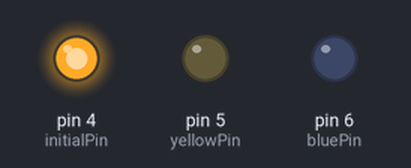
Simulated run of this sketch. Board: Arduino Uno, built with avr-gcc and run on an emulated ATmega328P. Shown: output pins drawn as LEDs (lit = HIGH).

Above: at 0.1 s.
At 1.1 s:
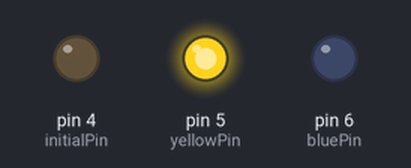
At 2.1 s:
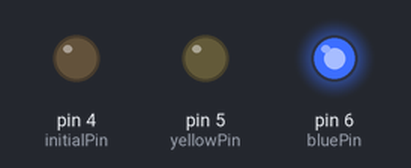
At 3.1 s:
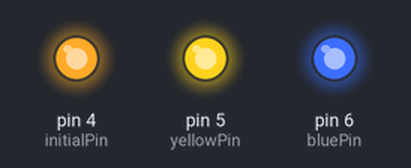
Timing chart, 0 to 4.6 s (numbered marks = the images above):
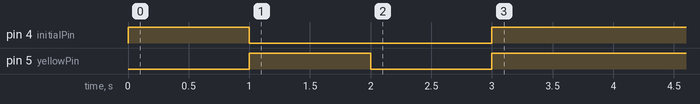

The sketch:

FirstApp.ino
```cpp
// Variables
int initialPin = 4, maxPin = 6;
int greenPin = 4, yellowPin = 5, bluePin = 6;

void setup(){
  // Set Pin Modes
  pinMode(greenPin, OUTPUT);
  pinMode(yellowPin, OUTPUT);
  pinMode(bluePin, OUTPUT);

  while(true){
    // On Initial Pin
    digitalWrite(initialPin, HIGH);

    // Wait 1000 miliseconds
    delay(1000);

    // Close Initial Pin
    digitalWrite(initialPin, LOW);

    // Increase initial pin for open next light.
    initialPin++;

    // Control initialPin > maxPin
    if(initialPin > maxPin){
      // Open All Lights
        digitalWrite(greenPin, HIGH);
        digitalWrite(yellowPin, HIGH);
        digitalWrite(bluePin, HIGH);

       // Close Program
       return;
    }
  }
}

void loop(){

}
```
